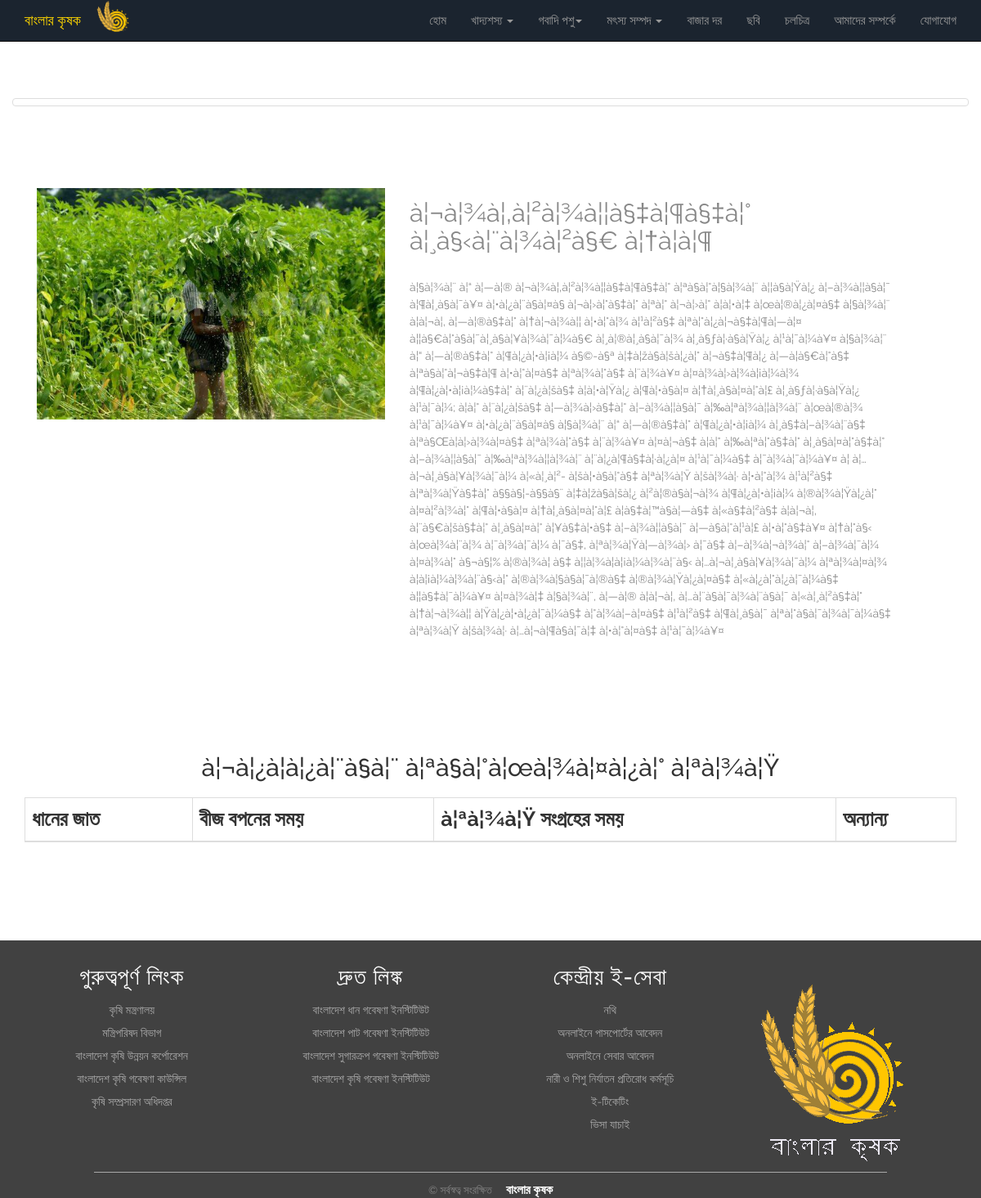
Page /crop.php?id=5 on the committed database.
### tables this page shows
CREATE TABLE `crop` (
  `Id` int(9) NOT NULL,
  `Name` varchar(100) NOT NULL,
  `Picture_heiding` varchar(250) NOT NULL,
  `Picture_side` varchar(250) NOT NULL,
  `Header_text` varchar(250) NOT NULL,
  `Table_heiding` varchar(250) NOT NULL,
  `Detail_text` text NOT NULL
);

### crop.php (the view, shortened to what this page needs)
<?php
include 'connection.php';
?>
    <!DOCTYPE html>
    <html>
    <head>
        <link href="css/bootstrap.css" rel='stylesheet' type='text/css' />
        <link href="css/bootstrap.min.css" rel='stylesheet' type='text/css' />
        <link href="css/style.css" rel="stylesheet" type="text/css" media="all" />
        <link rel="stylesheet" src="css/bootstrap-dropdownhover.min.css" type="text/css" />
        <link rel="stylesheet" src="css/animate.min.css" type="text/css" />
    </head>
    <body>
        <nav class="navbar navbar-inverse navbar-fixed-top">
            <div class="container">
                <div class="navbar-header">
                    <a href="index.php" class="navbar-brand" style="color:gold; !important;">বাংলার কৃষক</a>
                    <img src="images/logo2.png" alt="" style="max-width:50px; max-height:50px;">
                </div>
                <div class="collapse navbar-collapse" id="bspi">
                    <ul class="nav navbar-nav navbar-right">
                        <li><a href="index.php">হোম</a></li>
                        <li class="dropdown">
                            <a href="#" class="dropdown-toggle" data-toggle="dropdown" data-hover="dropdown" role="button" aria-expanded="true">খাদ্যশস্য <span class="caret"></span></a>
                        </li>
                        <li class="dropdown ">
                            <a href="#" class="dropdown-toggle" data-toggle="dropdown" data-hover="dropdown" role="button" aria-expanded="true">গবাদি পশু<span class="caret"></span></a>
                        </li>
                        <li class="dropdown">
                            <a href="#" class="dropdown-toggle" data-toggle="dropdown" role="button" data-hover="dropdown" aria-expanded="true">মৎস্য সম্পদ <span class="caret"></span></a>
                        </li>
                        <li><a href="bazar.php">বাজার দর </a></li>
                        <li><a href="gallery.php">ছবি</a></li>
                        <li><a href="vedio.php">চলচিত্র</a></li>
                        <li><a href="about.php">আমাদের সম্পর্কে</a></li>
                        <li><a href="contact.php">যোগাযোগ</a></li>
                    </ul>
                </div>
            </div>
        </nav>
        <?php
$id=$_GET['id'];
$query=mysqli_query($connection,"SELECT * FROM `Crop` WHERE id=".$id.";");
$row=mysqli_fetch_array($query);
?>
            <div class="col-md-12 col-sm-12 col-xs-12" style="margin-top: 60px; overflow:hidden;">
                <div class="thumbnail" style="margin-top:60px; margin-bottom:100px;">
                </div>
            </div>
            <div id="about" class="about">
                <div class="container">
                    <div class="col-md-6 about-pic">
                        <img src="images/<?php echo $row['Picture_side']; ?>" alt="" />
                    </div>
                    <div class="col-md-6 about-info">
                        <h3><?php echo $row['Header_text']; ?></h3>
                        <p>
                            <?php echo $row['Detail_text']; ?>
                        </p>
                    </div>
                </div>
            </div>
            <div class="container">
                <h2 style="text-align:center; margin-bottom:20px;"><?php echo $row['Table_heiding']; ?></h2>
                <div class="table-responsive">
                    <table class="table table-bordered">
                        <thead>
                            <tr style='font-size:25px; !important;'>
                                <th>ধানের জাত</th>
                                <th>বীজ বপনের সময়</th>
                                <th>
                                    <?php echo $row['Name']; ?> সংগ্রহের সময়</th>
                                <th>অন্যান্য</th>
                            </tr>
                        </thead>
                    </table>
                </div>
            </div>
            <div class="copy-right">
                <div class="container">
                    <div class="row">
                        <div class="col-md-3 col-sm-6">
                            <div class="widget" style="margin-top: 30px">
                                <h3 style="margin-bottom: 10px; font-size: 28px;letter-spacing: 1px" font-size="10px">গুরুত্বপূর্ণ লিংক</h3>
                                <ul>
                                    <li><a href="http://www.moa.gov.bd/">কৃষি মন্ত্রণালয়</a></li>
                                    <li><a href="http://www.cabinet.gov.bd">মন্ত্রিপরিষদ বিভাগ</a></li>
                                    <li><a href="http://badc.gov.bd">বাংলাদেশ কৃষি উন্নয়ন কর্পোরেশন</a></li>
                                    <li><a href="http://www.barc.gov.bd/home.php">বাংলাদেশ কৃষি গবেষণা কাউন্সিল</a></li>
                                    <li><a href="http://www.dae.gov.bd">কৃষি সম্প্রসারণ অধিদপ্তর</a></li>
                                </ul>
                            </div>
                        </div>
                        <div class="col-md-3 col-sm-6">
                            <div class="widget" style="margin-top: 30px">
                                <h3 style="margin-bottom: 10px; font-size: 28px;letter-spacing: 1px" font-size="10px">দ্রুত লিঙ্ক</h3>
                                <ul>
                                    <li><a href="http://www.brri.gov.bd">বাংলাদেশ ধান গবেষণা ইনস্টিটিউট</a></li>
                                    <li><a href="www.bjri.gov.bd ">বাংলাদেশ পাট গবেষণা ইনস্টিটিউট</a></li>
                                    <li><a href="http://www.bsri.gov.bd/">বাংলাদেশ সুগারক্রপ গবেষণা ইনস্টিটিউট</a></li>
                                    <li><a href="http://www.bari.gov.bd/">বাংলাদেশ কৃষি গবেষণা ইনস্টিটিউট</a></li>
                                </ul>
                            </div>
                        </div>
                        <div class="col-md-3 col-sm-6">
                            <div class="widget" style="margin-top: 30px">
                                <h3 style="margin-bottom: 10px; font-size: 28px;letter-spacing: 1px" font-size="10px">কেন্দ্রীয় ই-সেবা</h3>
                                <ul>
                                    <li><a href="http://www.nothi.gov.bd/users/login">নথি</a></li>
                                    <li><a href="http://www.dip.gov.bd/site/page/f2d015a9-1132-4426-8eef-147f1c4bac8a">অনলাইনে পাসপোর্টের আবেদন</a></li>
                                    <li><a href="http://online.forms.gov.bd/">অনলাইনে সেবার আবেদন</a></li>
                                    <li><a href="http://vawcms.gov.bd/">নারী ও শিশু নির্যাতন প্রতিরোধ কর্মসূচি</a></li>
                                    <li><a href="https://www.esheba.cnsbd.com/"> ই-টিকেটিং</a></li>
                                    <li><a href="http://www.bmet.gov.bd/BMET/onlinaVisaCheckAction"> ভিসা যাচাই </a></li>
                                </ul>
                            </div>
                        </div>
                        <div class="col-md-3 col-sm-6">
                            <div class="widget" style="margin-top: 30px">
                                <span style="margin-left: -35px;">
                                        <img src="images/logo.png" style="margin-top: 20px">
                            </span>
                            </div>
                        </div>
                    </div>
                    <img src="images/footer.png" alt="" style="margin-bottom: 5px; ">
                    <p> &copy; সর্বস্বত্ব সংরক্ষিত &nbsp; &nbsp; <b style="font-size: 15px; color: white;  ">বাংলার কৃষক</b></p>
                </div>
            </div>
    </body>
    </html>

### css/style.css (style rules this page uses)
body { margin: 0; padding: 0; background: #fff; font-family: 'Raleway', sans-serif; }
body a { transition: 0.5s all; -webkit-transition: 0.5s all; -moz-transition: 0.5s all; -o-transition: 0.5s all; -ms-transition: 0.5s all; }
h1, h2, h3, h4, h5, h6 { margin: 0; }
p { margin: 0; }
ul { margin: 0; padding: 0; }
.navbar-inverse { background: #1B242F; color: #fff; opacity: 1.0; }
.navbar ul li a { font-size: 15px; }
.about { padding: 8em 0; }
.about-info { width: 55%; }
.about-pic { width: 40%; }
.about-pic img { width: 100%; }
.about-info h3 { color: #888; font-size: 2.2em; font-weight: 400; margin: 0.45em 0 0.5em 0; }
.about-info p { color: #888888; font-size: 1em; padding: 1em 0 2em 0; line-height: 1.5em; }
.table-responsive { padding-bottom: 100px; }
.container:after { content: "\0020"; display: block; height: 0; clear: both; visibility: hidden; }
.clearfix:before, .clearfix:after, .row:before, .row:after { content: '\0020'; display: block; overflow: hidden; visibility: hidden; width: 0; height: 0; }
.row:after, .clearfix:after { clear: both; }
.row, .clearfix { zoom: 1; }
.copy-right { background: #414141; text-align: center; color: #98A0A0; }
.copy-right h3 { color: white; }
.copy-right p { color: #858585; font-size: 0.96em; line-height: 1.5em; text-align: center; }
.copy-right a { margin: 0 0.2em; text-decoration: none; color: #A9A9A9; }
.widget ul { list-style: none; }
.widget ul li { padding: 4px; }
.widget ul li a { color: #A9A9A9; }

### rows in the picture
crop: Picture_side (picture), Header_text "à¦¬à¦¾à¦‚à¦²à¦¾à¦¦à§‡à¦¶à§‡à¦° à¦¸à§‹à¦¨à¦¾à¦²à§€ à¦†à¦à¦¶", Detail_text "à¦§à¦¾à¦¨ à¦“ à¦—à¦® à¦¬à¦¾à¦‚à¦²à¦¾à¦¦à§‡à¦¶à§‡à¦° à¦ªà§à¦°à¦§à¦¾à¦¨ à¦¦à§à¦Ÿà¦¿ à¦–à¦¾à¦¦à§à¦¯ à¦¶à¦¸à§à¦¯à¥¤ à¦•à¦¿à¦¨à§à¦¤à§ à¦¬à¦›à¦°à§‡à¦° à¦ªà¦° à¦¬à¦›à¦° à¦à¦•à¦‡ à¦œà¦®à¦¿à¦¤à§‡ à¦§à¦¾à¦¨ à¦à¦¬à¦‚ à¦—à¦®à§‡à¦° à¦†à¦¬à¦¾à¦¦ à¦•à¦°à¦¾ à¦¹à¦²à§‡ à¦ªà¦°à¦¿à¦¬à§‡à¦¶à¦—à¦¤ à¦¦à§€à¦°à§à¦˜à¦¸à§à¦¥à¦¾à¦¯à¦¼à§€ à¦¸à¦®à¦¸à§à¦¯à¦¾ à¦¸à§ƒà¦·à§à¦Ÿà¦¿ à¦¹à¦¯à¦¼à¥¤ à¦§à¦¾à¦¨ à¦“ à¦—à¦®à§‡à¦° à¦¶à¦¿à¦•à¦¡à¦¼ à§©-à§ª à¦‡à¦žà§à¦šà¦¿à¦° à¦¬à§‡à¦¶à¦¿ à¦—à¦­à§€à¦°à§‡ à¦ªà§à¦°à¦¬à§‡à¦¶ à¦•à¦°à¦¤à§‡ à¦ªà¦¾à¦°à§‡ à¦¨à¦¾à¥¤ à¦¤à¦¾à¦›à¦¾à¦¡à¦¼à¦¾ à¦¶à¦¿à¦•à¦¡à¦¼à§‡à¦° à¦¨à¦¿à¦šà§‡ à¦à¦•à¦Ÿà¦¿ à¦¶à¦•à§à¦¤ à¦†à¦¸à§à¦¤à¦°à¦£ à¦¸à§ƒà¦·à§à¦Ÿà¦¿ à¦¹à¦¯à¦¼; à¦à¦° à¦¨à¦¿à¦šà§‡ à¦—à¦¾à¦›à§‡à¦°…", Table_heiding "à¦¬à¦¿à¦­à¦¿à¦¨à§à¦¨ à¦ªà§à¦°à¦œà¦¾à¦¤à¦¿à¦° à¦ªà¦¾à¦Ÿ", Name "à¦ªà¦¾à¦Ÿ"
